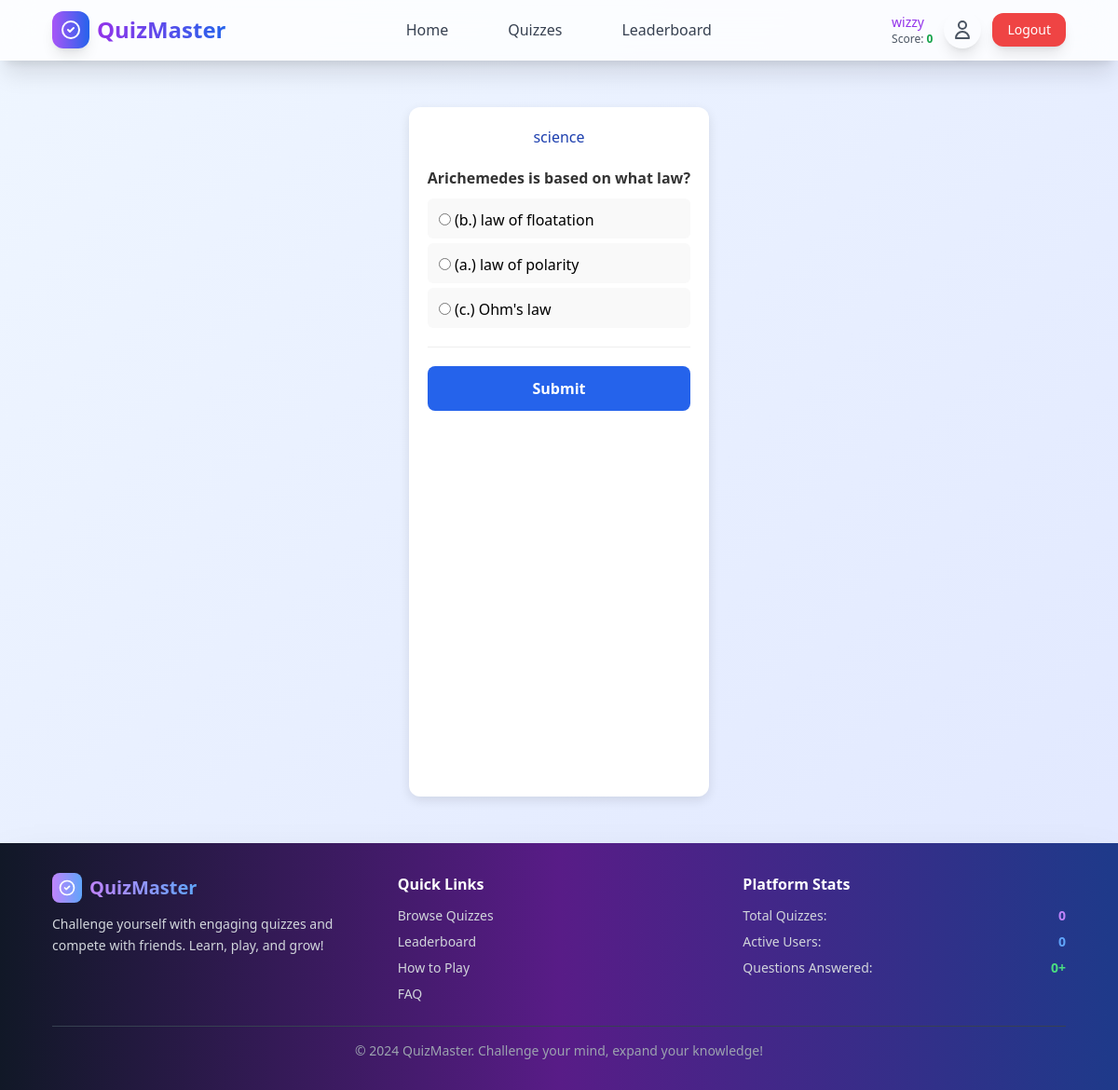
Page /quiz2/ (signed in) on the committed database.
### quizApp/models.py (models this page shows, shortened)
class Quiz(models.Model):
    title = models.CharField(max_length=200)
    description = models.TextField(blank=True)
    created_at = models.DateTimeField(auto_now_add=True)

class Question(models.Model):
    quiz = models.ForeignKey(Quiz, related_name="questions", on_delete=models.CASCADE)
    text = models.TextField()

class Answer(models.Model):
    question = models.ForeignKey(Question, related_name='answers', on_delete=models.CASCADE)
    text = models.CharField(max_length=200)
    is_correct = models.BooleanField(default=False)

### quizApp/views.py (the view, shortened to what this page needs)
# urls.py: path('<int:quiz_id>/', views.take_quiz, name="take_quiz"),
@login_required
def take_quiz(request, quiz_id):
    quiz = get_object_or_404(Quiz, id=quiz_id)
    return render(request, 'take_quiz.html', {'quiz': quiz})  # Added questions to context

### quizApp/templates/take_quiz.html (shortened to what this page needs)
{% extends "base.html" %}
{% block content %}
<div class="quiz-wrapper">
    <h2>{{ quiz.title }}</h2>
    <form method="post">
        {% for question in quiz.questions.all %}
            <div class="question">
                <p>{{ question.text }}</p>
                {% for answer in question.answers.all %}
                    <label class="answer">
                        <input type="radio" name="{{ question.id }}" value="{{ answer.id }}">
                        {{ answer.text }}
                    </label>
                {% endfor %}
            </div>
        {% endfor %}
        <button type="submit">Submit</button>
    </form>
</div>
{% endblock %}

### templates/base.html (shortened to what this page needs)
{% load static %}
<!DOCTYPE html>
<html lang="en">
<head>
  <script src="https://cdn.tailwindcss.com"></script>
  <link rel="stylesheet" href="{% static 'css/auth.css' %}">
</head>
<body class="min-h-screen bg-gradient-to-br from-blue-50 to-indigo-100 flex flex-col">
  <nav class="bg-white/80 backdrop-blur-lg shadow-xl border-b border-white/20 sticky top-0 z-50">
    <div class="max-w-6xl mx-auto px-4 sm:px-6 lg:px-8">
      <div class="flex justify-between items-center h-16">
        <div class="flex items-center space-x-2">
          <div
            class="w-10 h-10 bg-gradient-to-r from-purple-500 to-blue-600 rounded-xl flex items-center justify-center transform hover:rotate-12 transition-all duration-300 shadow-lg">
            <svg class="w-6 h-6 text-white" fill="none" stroke="currentColor" viewBox="0 0 24 24">
              <path stroke-linecap="round" stroke-linejoin="round" stroke-width="2"
                d="M9 12l2 2 4-4m6 2a9 9 0 11-18 0 9 9 0 0118 0z"></path>
            </svg>
          </div>
          <a href=""
            class="text-2xl font-bold bg-gradient-to-r from-purple-600 to-blue-600 bg-clip-text text-transparent hover:scale-105 transform transition-all duration-300">
          </a>
        </div>
        <div class="hidden md:flex items-center space-x-8">
          <a href=""
            class="text-gray-700 hover:text-purple-600 px-4 py-2 font-medium transition-all duration-300 hover:bg-purple-50 rounded-xl relative group">
            <span class="relative z-10">Home</span>
          </a>
          <a href="{% url 'quizApp:quiz_list' %}"
            class="text-gray-700 hover:text-purple-600 px-4 py-2 font-medium transition-all duration-300 hover:bg-purple-50 rounded-xl relative group">
            <span class="relative z-10">Quizzes</span>
          </a>
          <a href=""
            class="text-gray-700 hover:text-purple-600 px-4 py-2 font-medium transition-all duration-300 hover:bg-purple-50 rounded-xl relative group">
            <span class="relative z-10">Leaderboard</span>
          </a>
        </div>
        <div class="flex items-center space-x-4">
          {% if user.is_authenticated %}
          <div class="flex items-center space-x-3">
            <div class="text-sm text-gray-600">
              <span class="font-medium text-purple-600">{{ user.username }}</span>
              <div class="text-xs">Score: <span class="font-bold text-green-600">{{ user.score|default:0 }}</span></div>
            </div>
            <a href=""
              class="p-2 text-gray-600 hover:text-purple-600 hover:bg-purple-50 rounded-full transition-all duration-300 transform hover:scale-110 shadow-lg hover:shadow-xl">
              <svg class="w-6 h-6" fill="none" stroke="currentColor" viewBox="0 0 24 24">
                <path stroke-linecap="round" stroke-linejoin="round" stroke-width="2"
                  d="M16 7a4 4 0 11-8 0 4 4 0 018 0zM12 14a7 7 0 00-7 7h14a7 7 0 00-7-7z"></path>
              </svg>
            </a>
            <a href="{% url 'authApp:logout'%}"
              class="bg-red-500 text-white px-4 py-2 rounded-xl hover:bg-red-600 transform hover:scale-105 transition-all duration-300 shadow-lg hover:shadow-xl text-sm">Logout</a>
          </div>
          {% endif %}
        </div>
      </div>
    </div>
  </nav>
  <main class="flex-grow main_container">
    {% block content %}{% endblock %}
  </main>
  <footer class="bg-gradient-to-r from-gray-900 via-purple-900 to-blue-900 text-white shadow-2xl">
    <div class="max-w-6xl mx-auto px-4 sm:px-6 lg:px-8 py-8">
      <div class="grid grid-cols-1 md:grid-cols-3 gap-6">
        <div class="space-y-3">
          <div class="flex items-center space-x-2">
            <div
              class="w-8 h-8 bg-gradient-to-r from-purple-400 to-blue-400 rounded-lg flex items-center justify-center">
              <svg class="w-5 h-5 text-white" fill="none" stroke="currentColor" viewBox="0 0 24 24">
                <path stroke-linecap="round" stroke-linejoin="round" stroke-width="2"
                  d="M9 12l2 2 4-4m6 2a9 9 0 11-18 0 9 9 0 0118 0z"></path>
              </svg>
            </div>
            <h3 class="text-xl font-bold bg-gradient-to-r from-purple-400 to-blue-400 bg-clip-text text-transparent">
              QuizMaster</h3>
          </div>
          <p class="text-gray-300 text-sm leading-relaxed">Challenge yourself with engaging quizzes and compete with
            friends. Learn, play, and grow!</p>
        </div>
        <div class="space-y-3">
          <h4 class="font-semibold text-white">Quick Links</h4>
          <ul class="space-y-2 text-sm">
            <li><a href=""
                class="text-gray-300 hover:text-purple-400 transition-colors duration-300 hover:pl-2 transform">Browse
                Quizzes</a></li>
            <li><a href=""
                class="text-gray-300 hover:text-purple-400 transition-colors duration-300 hover:pl-2 transform">Leaderboard</a>
            </li>
            <li><a href="#"
                class="text-gray-300 hover:text-purple-400 transition-colors duration-300 hover:pl-2 transform">How to
                Play</a></li>
            <li><a href="#"
                class="text-gray-300 hover:text-purple-400 transition-colors duration-300 hover:pl-2 transform">FAQ</a>
            </li>
          </ul>
        </div>
        <div class="space-y-3">
          <h4 class="font-semibold text-white">Platform Stats</h4>
          <div class="space-y-2 text-sm">
            <div class="flex justify-between items-center">
              <span class="text-gray-300">Total Quizzes:</span>
              <span class="font-bold text-purple-400 animate-pulse-slow">{{ total_quizzes|default:0 }}</span>
            </div>
            <div class="flex justify-between items-center">
              <span class="text-gray-300">Active Users:</span>
              <span class="font-bold text-blue-400 animate-bounce-soft">{{ active_users|default:0 }}</span>
            </div>
            <div class="flex justify-between items-center">
              <span class="text-gray-300">Questions Answered:</span>
              <span class="font-bold text-green-400">{{ total_answers|default:0 }}+</span>
            </div>
          </div>
        </div>
      </div>
      <div class="border-t border-gray-700 mt-6 pt-4 text-center">
        <p class="text-gray-400 text-sm">© 2024 QuizMaster. Challenge your mind, expand your knowledge!</p>
      </div>
    </div>
  </footer>
</body>
</html>

### static/css/auth.css (style rules this page uses)
.main_container { margin: 20px auto; height: 100vh; display: flex; }

### quizApp/templates/take_quiz.html (style rules this page uses)
.quiz-wrapper { max-width: 700px; margin: 30px auto; padding: 20px; background: #ffffff; border-radius: 12px; box-shadow: 0 4px 12px rgba(0,0,0,0.1); }
.quiz-wrapper h2 { text-align: center; color: #1e40af; margin-bottom: 20px; }
.question { margin-bottom: 20px; padding-bottom: 15px; border-bottom: 1px solid #eee; }
.question p { font-weight: bold; color: #333; margin-bottom: 10px; }
.answer { display: block; padding: 8px 12px; margin: 5px 0; border-radius: 6px; background: #f9f9f9; cursor: pointer; transition: background 0.2s ease; }
.answer input[type="radio"] { margin-top: 8px; }
button { display: block; width: 100%; padding: 12px; margin-top: 20px; background: #2563eb; color: #fff; font-size: 16px; font-weight: bold; border: none; border-radius: 8px; cursor: pointer; transition: background 0.2s ease; }

### rows in the picture
Quiz: title "science"
Question: text "Arichemedes is based on what law?"
Answer: text "(b.) law of floatation"
Answer: text "(a.) law of polarity"
Answer: text "(c.) Ohm's law"

### other values in the picture
{{ user.username }} "wizzy"
{{ user.score|default:0 }} "0"
{{ total_quizzes|default:0 }} "0"
{{ active_users|default:0 }} "0"
{{ total_answers|default:0 }} "0"
